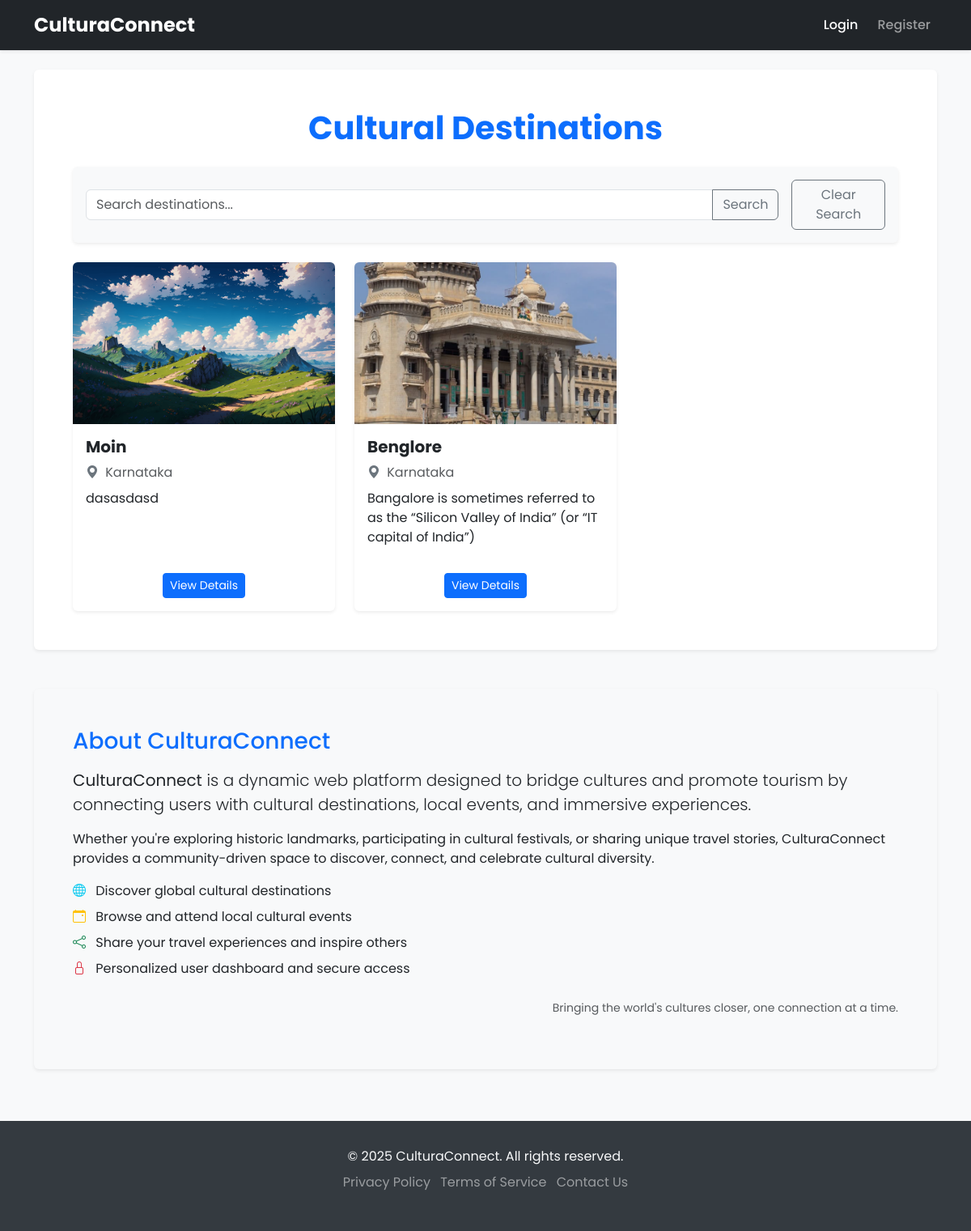
/destinations/, run on the app's committed database.
### destinations/models.py (models this page shows, shortened)
class Destination(models.Model):
    name = models.CharField(max_length=200)
    description = models.TextField()
    location = models.CharField(max_length=200) # Could be more complex (e.g., GeoDjango PointField)
    historical_significance = models.TextField(blank=True, null=True)
    image = models.ImageField(upload_to='destination_images/', blank=True, null=True) # Needs Pillow installed
    created_at = models.DateTimeField(auto_now_add=True)
    updated_at = models.DateTimeField(auto_now=True)
    def get_absolute_url(self):
        return reverse('destination_detail', kwargs={'pk': self.pk})

### destinations/views.py (the view)
# urls.py: path('', DestinationListView.as_view(), name='destination_list'),
class DestinationListView(ListView):
    model = Destination
    template_name = 'destinations/destination_list.html' # App-specific template
    context_object_name = 'destinations'
    paginate_by = 10 # Optional: for pagination

### destinations/templates/destinations/destination_list.html (shortened to what this page needs)
{% extends "base.html" %}
{% load static %}
{% block content %}
    <h1 class="mb-4 text-center text-primary fw-bold">Cultural Destinations</h1>
    <form action="{% url 'destination_list' %}" method="get" class="mb-4 p-3 bg-light rounded shadow-sm d-flex align-items-center">
        <div class="input-group me-3">
            <input type="text" class="form-control" placeholder="Search destinations..." name="q" value="{{ request.GET.q }}">
            <button class="btn btn-outline-secondary" type="submit">Search</button>
        </div>
        <a href="{% url 'destination_list' %}" class="btn btn-outline-secondary">Clear Search</a>
    </form>
    {% if destinations %}
        <div class="row row-cols-1 row-cols-md-2 row-cols-lg-3 g-4">
            {% for dest in destinations %}
                <div class="col">
                    <div class="card h-100 shadow-sm border-0 hover-shadow-lg transition">
                        {% if dest.image %}
                            <a href="{{ dest.get_absolute_url }}">
                                <img src="{{ dest.image.url }}" class="card-img-top img-fluid rounded-top" alt="{{ dest.name }}" style="height: 200px; object-fit: cover;">
                            </a>
                        {% else %}
                            <img src="{% static 'img/placeholder_destination.jpg' %}" class="card-img-top img-fluid rounded-top" alt="Placeholder Image" style="height: 200px; object-fit: cover;">
                        {% endif %}
                        <div class="card-body d-flex flex-column">
                            <h5 class="card-title fw-bold mb-2">
                                <a href="{{ dest.get_absolute_url }}" class="text-decoration-none text-dark hover-primary">
                                    {{ dest.name }}
                                </a>
                            </h5>
                            <p class="card-text text-muted mb-2">
                                <i class="bi bi-geo-alt-fill me-1 text-secondary"></i> {{ dest.location }}
                            </p>
                            <p class="card-text flex-grow-1">{{ dest.description|truncatewords:20 }}</p>
                            <div class="mt-auto text-center"> <a href="{{ dest.get_absolute_url }}" class="btn btn-primary btn-sm mt-3">View Details</a>
                            </div>
                        </div>
                    </div>
                </div>
            {% endfor %}
        </div>
    {% endif %}
{% endblock %}

### templates/base.html (style rules this page uses)
body { font-family: 'Poppins', sans-serif; background-color: #f8f9fa; }
h1, h2, h3, h4, h5, h6 { font-family: 'Poppins', sans-serif; color: #343a40; }

### data on the page
Destination: image (picture), name "Moin", location "Karnataka", description "dasasdasd"
Destination: image (picture), name "Benglore", location "Karnataka", description "Bangalore is sometimes referred to as the “Silicon Valley of India” (or “IT capital of India”)"
